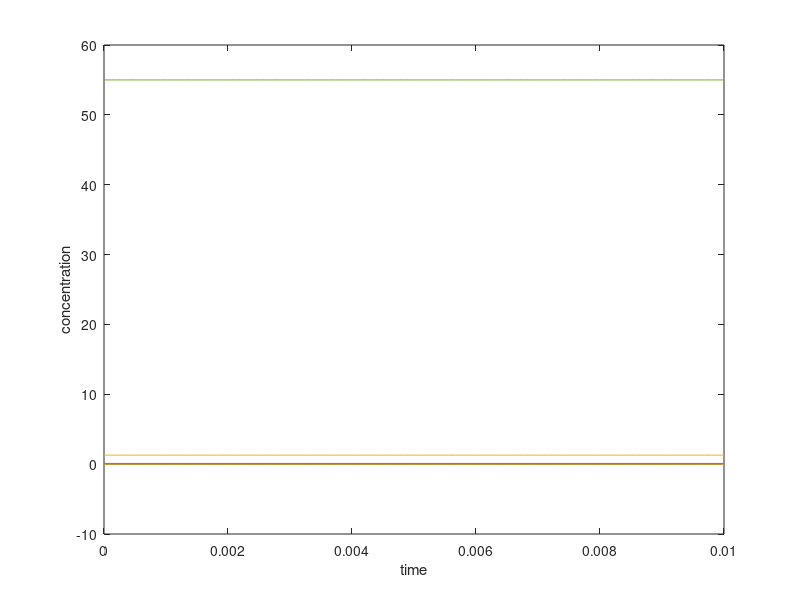

Reproduce this figure in MATLAB.
#! /usr/bin/octave -qf
# -*-octave-*-
# SK model DOI: 10.1021/jp9832721
# Szalai and Koros, J. Phys. Chem. A 1998, 102, 6892-6897
#
#

more off

global kf kr;

# small initial concentration for intermediates     
int0 = 0.1/10000; 
   
x0 = NaN(17, 1);
# x(1): Br-
x0(1) = int0;
# x(2): HOBr
x0(2) = int0;
# x(3): H+
x0(3) = 1.29; # 2.0 M???
# x(4): Br2
x0(4) = 10^(-3);
# x(5): H2O
x0(5) = 55;
# x(6): HBrO2
x0(6) = int0;
# x(7): BrO3-
x0(7) = 8 * 10^(-3);
# x(8): H2BrO2+
x0(8) = int0;
# x(9): Br2O4
x0(9) = int0;
# x(10): BrO2*
x0(10) = int0;
# x(11): H2Q
x0(11) = 5 * 10^(-5);
# x(12): HQ*
x0(12) = int0;
# x(13): Q
x0(13) = 0.0182;
# x(14): CHD
x0(14) = 0.1;
# x(15): CHDE
x0(15) = int0;
# x(16): BrCHD
x0(16) = 0.0205;
# x(17): CHED
x0(17) = 0.00425;

# forward reaction rates
kf = NaN(17, 1);
# reverse reaction rates
kr = NaN(17, 1);

kf(1) = 8 * 10^9;
kr(1) = 80;
kf(2) = 2.5 * 10^6;
kr(2) = 2 * 10^(-5);
kf(3) = 1.2;
kr(3) = 3.2;
kf(4) = 2 * 10^6;
kr(4) = 10^8;
kf(5) = 1.7 * 10^5;
kf(6) = 48;
kr(6) = 3.2 * 10^3;
kf(7) = 7.5 * 10^4;
kr(7) = 1.4 * 10^9;
kf(8) = 8 * 10^5;
kf(9) = 8 * 10^9;
kf(10) = 8.8 * 10^8;
kr(10) = 7.7 * 10^(-4);
kf(11) = 2.13 * 10^(-4);
kr(11) = 5.2 * 10^2;
kf(12) = 2.8 * 10^9;
kf(13) = 2.8 * 10^9;
kf(14) = 5 * 10^(-5);
kf(15) = 1.94 * 10^(-4);
kf(16) = 3 * 10^4;
kf(17) = 2 * 10^(-2);
kf(18) = 6 * 10^5;
kf(19) = 10^(-5);




function xdot = f (x, t)
  global kf kr;
  
  xdot = zeros(17, 1);
  
  fkinet(1) = kf(1) * x(1) * x(2) * x(3);
  rkinet(1) = kr(1) * x(4) * x(5);
  fkinet(2) = kf(2) * x(1) * x(6) * x(3);
  rkinet(2) = kr(2) * x(2) * x(2);
  fkinet(3) = kf(3) * x(1) * x(7) * x(3) * x(3);
  rkinet(3) = kr(3) * x(2) * x(6);
  fkinet(4) = kf(4) * x(6) * x(3);
  rkinet(4) = kr(4) * x(8);
  fkinet(5) = kf(5) * x(6) * x(8);
  fkinet(6) = kf(6) * x(6) * x(7) * x(3);
  rkinet(6) = kr(6) * x(9) * x(5);
  fkinet(7) = kf(7) * x(9);
  rkinet(7) = kr(7) * x(10) * x(10);
  fkinet(8) = kf(8) * x(11) * x(10);
  fkinet(9) = kf(9) * x(12) * x(10);
  fkinet(10) = kf(10) * x(12) * x(12);
  rkinet(10) = kr(10) * x(11) * x(13);
  fkinet(11) = kf(11) * x(14) * x(3);
  rkinet(11) = kr(11) * x(15) * x(3);
  fkinet(12) = kf(12) * x(15) * x(4);
  fkinet(13) = kf(13) * x(15) * x(2);
  fkinet(14) = kf(14) * x(16);
  fkinet(15) = kf(15) * x(17) * x(3);
  fkinet(16) = kf(16) * x(11) * x(4);
  fkinet(17) = kf(17) * x(11) * x(3) * x(7);
  fkinet(18) = kf(18) * x(11) * x(2);
  fkinet(19) = kf(19) * x(14) * x(7) * x(3); 

  
  # Table 3
  # x(1): Br-
  xdot(1) =  - fkinet(1) + rkinet(1) ;          # R1
  xdot(1) += - fkinet(2) + rkinet(2) ;         # R2
  xdot(1) += - fkinet(3) + rkinet(3) ;         # R3
  xdot(1) +=   fkinet(12) ;                    # R12
  xdot(1) +=   fkinet(14) ;                    # R14
  xdot(1) +=   2 *  fkinet(16) ;               # R16
  xdot(1) +=   fkinet(18) ;                   # R18
  # x(2): HOBr
  xdot(2) =  - fkinet(1) + rkinet(1) ;         # R1
  xdot(2) +=   2 * fkinet(2) - rkinet(2) ;     # R2
  xdot(2) +=   fkinet(3) - rkinet(3) ;         # R3
  xdot(2) +=   fkinet(5) ;                     # R5
  xdot(2) += - fkinet(18) ;                   # R18  
  # x(3): H+
  xdot(3) =  - fkinet(1) + rkinet(1) ;         # R1
  xdot(3) += - fkinet(2) + rkinet(2) ;         # R2
  xdot(3) += - fkinet(3) + rkinet(3) ;         # R3
  xdot(3) += - rkinet(4) + rkinet(4) ;         # R4
  xdot(3) +=   2 * fkinet(5) ;                 # R5
  xdot(3) += - fkinet(6) - rkinet(6) ;         # R6
  xdot(3) += - fkinet(11) - rkinet(11) ;       # R11
  xdot(3) +=   fkinet(12) ;                    # R12
  xdot(3) +=   fkinet(14) ;                    # R14
  xdot(3) += - fkinet(15)  ;                   # R15
  xdot(3) +=   2 * fkinet(16) ;                # R16
  xdot(3) += - fkinet(17) ;                    # R17 check r/f
  xdot(3) +=   fkinet(18) ;                    # R18
  xdot(3) += - fkinet(19) ;                   # R19
  # x(4): Br2
  xdot(4) =    fkinet(1) - rkinet(1) ;         # R1
  xdot(4) += - fkinet(12) ;                    # R12
  xdot(4) += - fkinet(16) ;                   # R16
  # x(5): H2O
  xdot(5) = fkinet(1) - rkinet(1) ;           # R1
  xdot(5) +=   fkinet(6) - rkinet(6) ;          # R6
  xdot(5) +=   fkinet(13) ;                    # R13 check r/f
  xdot(5) +=   fkinet(17) ;                    # R17
  xdot(5) +=   fkinet(18) ;                    # R18
  xdot(5) +=   fkinet(19) ;                   # R19
  # x(6): HBrO2
  xdot(6) =  - fkinet(2) + rkinet(2) ;         # R2
  xdot(6) +=   fkinet(3) - rkinet(3) ;         # R3
  xdot(6) += - fkinet(4) + rkinet(4) ;         # R5
  xdot(6) += - fkinet(6) + rkinet(6) ;         # R6
  xdot(6) +=   fkinet(8) ;                     # R8
  xdot(6) +=   fkinet(17) ;                    # R17
  xdot(6) +=   fkinet(18) ;                   # R18
  # x(7): BrO3-
  xdot(7) =   - fkinet(3) + rkinet(3) ;         # R3
  xdot(7) +=    fkinet(5) ;                     # R5
  xdot(7) +=  - fkinet(6) - rkinet(6) ;         # R6
  xdot(7) +=  - fkinet(17) ;                    # R17
  xdot(7) +=  - fkinet(19) ;                   # R19
  # x(8): H2BrO2+
  xdot(8) =    fkinet(4) - rkinet(4) ;         # R4
  xdot(8) += - fkinet(5) ;                    # R5
  # x(9): Br2O4
  xdot(9) =    fkinet(6) - rkinet(6) ;         # R6
  xdot(9) += - fkinet(7) + rkinet(7) ;        # R7
  # x(10): BrO2*
  xdot(10) =    2 * fkinet(7) - rkinet(7) ;      # R7
  xdot(10) += - fkinet(8) ;                    # R8
  xdot(10) += - fkinet(9) ;                   # R9
  # x(11): H2Q
  xdot(11) =   - fkinet(8) ;                    # R8
  xdot(11) +=    fkinet(10) - rkinet(10) ;      # R10
  xdot(11) +=    fkinet(15) ;                   # R15
  xdot(11) +=  - fkinet(16) ;                   # R16
  xdot(11) +=  - fkinet(17) ;                   # R17
  xdot(11) +=  - fkinet(18) ;                   # R18
  xdot(11) +=    fkinet(19) ;                  # R19
  # x(12): HQ*
  xdot(12) =    fkinet(8) ;                     # R8
  xdot(12) += - fkinet(10) + 2 * rkinet(10) ; # R10
  # x(13): Q
  xdot(13) =    fkinet(10) - fkinet(10) ;      # R10
  xdot(13) +=   fkinet(16) ;                   # R16
  xdot(13) +=   fkinet(17) ;                   # R17
  xdot(13) +=   fkinet(18) ;                  # R18
  # x(14): CHD
  xdot(14) =  - fkinet(11) + rkinet(11) ;      # R11
  xdot(14) += - fkinet(19) ;                  # R19
  # x(15): CHDE
  xdot(15) =    fkinet(11) - rkinet(11) ;      # R15
  xdot(15) += - fkinet(12) ;                   # R12
  xdot(15) += - fkinet(13) ;                  # R13
  # x(16): BrCHD
  xdot(16) =    fkinet(12) ;                   # R12
  xdot(16) +=   fkinet(13) ;                    # R13
  xdot(16) += - fkinet(14) ;                  # R14

           
  # x(17): CHED
  xdot(17) =    fkinet(14) ;                  # R14
  xdot(17) += - fkinet(15) ;                 # R15
 
  
endfunction

t = linspace (0, 0.01, 100);

if 3 > 2

y = lsode ("f", x0, t);

h1 = figure();
#plot (t, axz(t));
#subplot(2, 1, 1);
plot (t, y);

xlabel("time");
ylabel("concentration");

#title(cstrcat(
#			  "SK model ",
#			  " f=", num2str(gf),
#			  " [BrO_3^-]_0=", num2str(BrO30),
#			  " [BrCHD]_0=", num2str(BrCHD0),
#			  " k_{BrO3}=", num2str(kBrO3),
#			  " k_{BrCHD}=", num2str(kBrCHD)
#			  )
#	  );
#legend("[HBrO_2]", "[Br^-]", "[H_2Q]");
#print(h1, "sk.jpg", "-djpg");

endif



